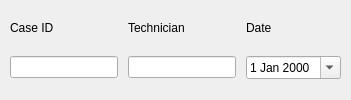
         <widget class="QWidget" name="leInfoGrid" native="true">
          <property name="sizePolicy">
           <sizepolicy hsizetype="Preferred" vsizetype="Fixed">
            <horstretch>0</horstretch>
            <verstretch>0</verstretch>
           </sizepolicy>
          </property>
          <layout class="QGridLayout" name="infoLayout">
           <property name="leftMargin">
            <number>10</number>
           </property>
           <property name="topMargin">
            <number>10</number>
           </property>
           <property name="rightMargin">
            <number>10</number>
           </property>
           <property name="bottomMargin">
            <number>10</number>
           </property>
           <property name="spacing">
            <number>10</number>
           </property>
           <item row="1" column="2">
            <widget class="QDateEdit" name="dateEdit">
             <property name="sizePolicy">
              <sizepolicy hsizetype="Expanding" vsizetype="Fixed">
               <horstretch>0</horstretch>
               <verstretch>0</verstretch>
              </sizepolicy>
             </property>
             <property name="calendarPopup">
              <bool>true</bool>
             </property>
            </widget>
           </item>
           <item row="0" column="2">
            <widget class="QLabel" name="dateLabel">
             <property name="sizePolicy">
              <sizepolicy hsizetype="Preferred" vsizetype="Fixed">
               <horstretch>0</horstretch>
               <verstretch>0</verstretch>
              </sizepolicy>
             </property>
             <property name="text">
              <string>Date</string>
             </property>
            </widget>
           </item>
           <item row="1" column="0">
            <widget class="QLineEdit" name="caseIdEdit"/>
           </item>
           <item row="0" column="0">
            <widget class="QLabel" name="caseIdLabel">
             <property name="sizePolicy">
              <sizepolicy hsizetype="Preferred" vsizetype="Fixed">
               <horstretch>0</horstretch>
               <verstretch>0</verstretch>
              </sizepolicy>
             </property>
             <property name="text">
              <string>Case ID</string>
             </property>
            </widget>
           </item>
           <item row="0" column="1">
            <widget class="QLabel" name="technicianLabel">
             <property name="sizePolicy">
              <sizepolicy hsizetype="Preferred" vsizetype="Fixed">
               <horstretch>0</horstretch>
               <verstretch>0</verstretch>
              </sizepolicy>
             </property>
             <property name="text">
              <string>Technician</string>
             </property>
            </widget>
           </item>
           <item row="1" column="1">
            <widget class="QLineEdit" name="technicianEdit"/>
           </item>
          </layout>
         </widget>
